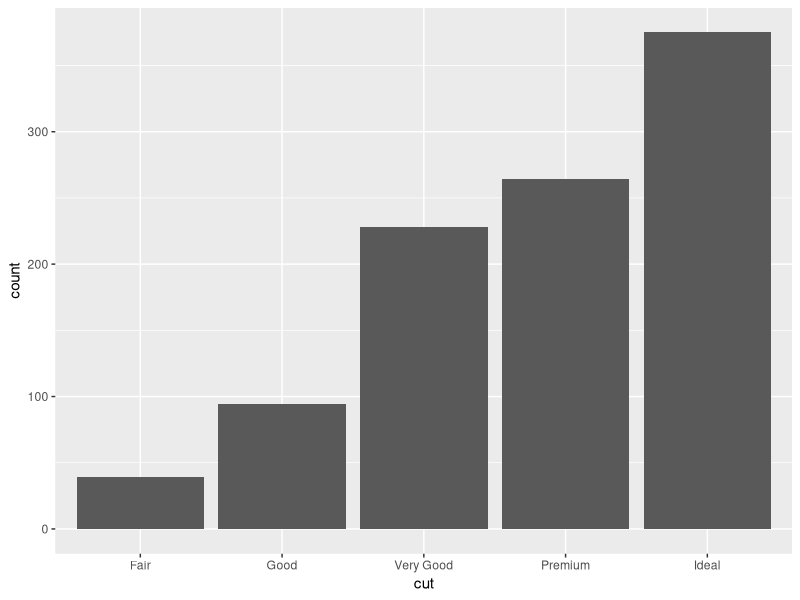
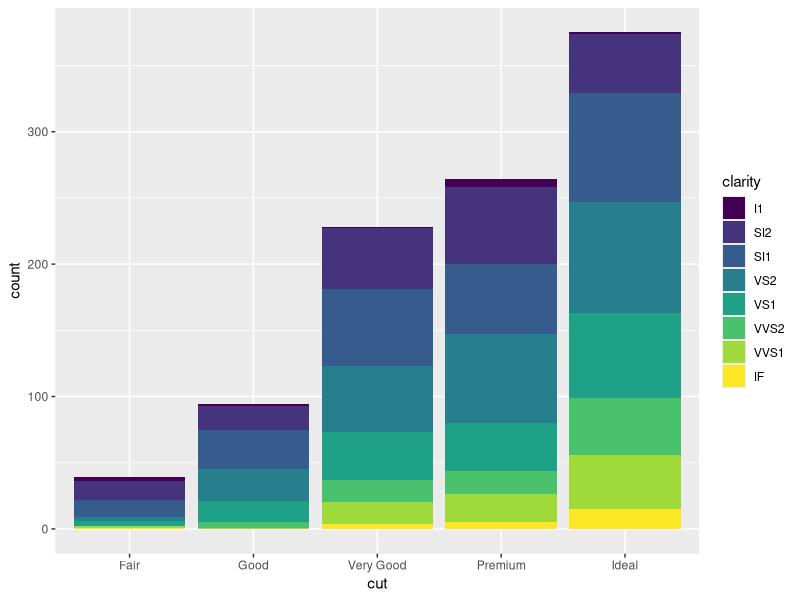
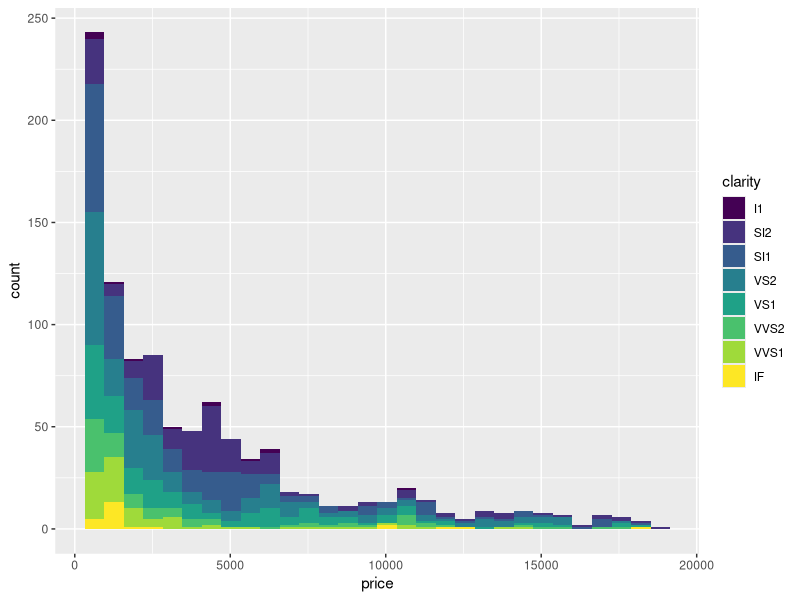
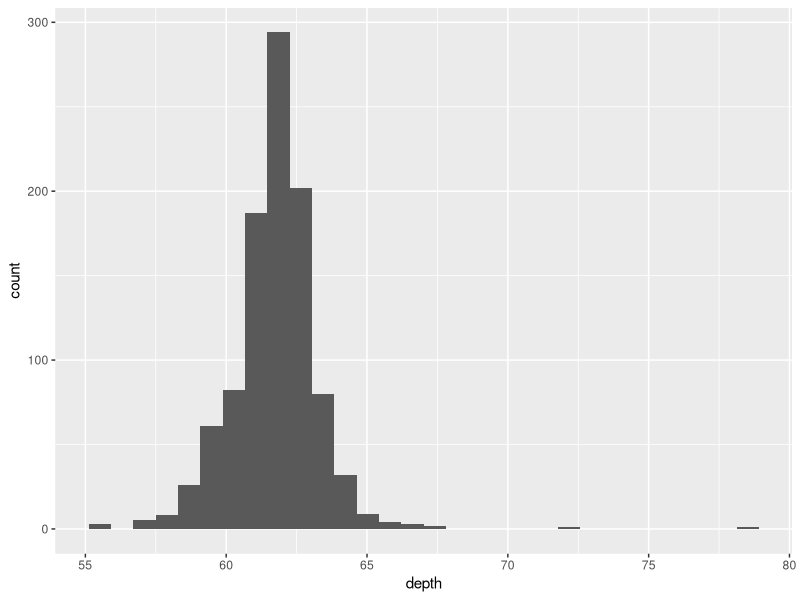
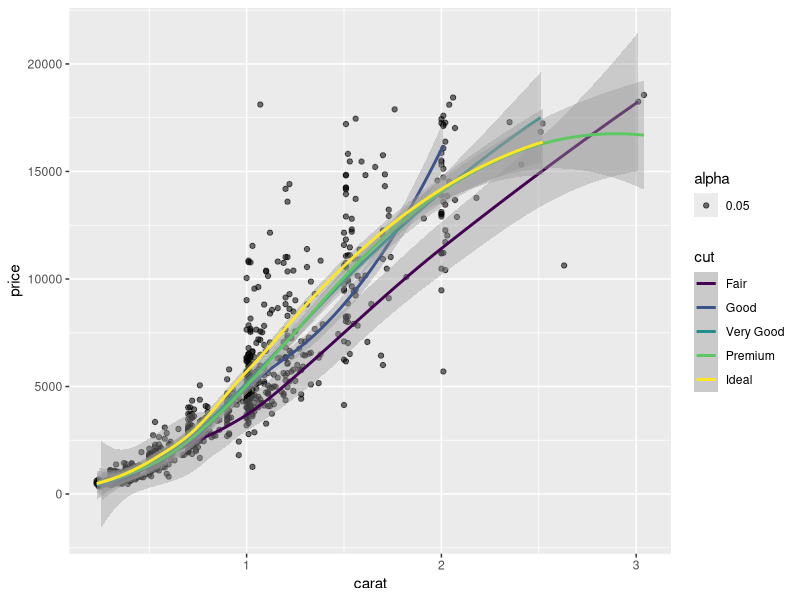

These charts were generated, in order, by the following R code:
# Exercise 1: ggplot2 basics

# Install and load `ggplot2`
# You will also want to load `dplyr`
#install.packages('ggplot2')
#install.packages('dplyr')

library(ggplot2)
library(dplyr)

# For this exercise you'll be working with the `diamonds` data set included in the ggplot2 library
# Use `?diamonds` to get more information about this data set (including the column descriptions
# Also check the _column names_ and the _number of rows_ in the data set
#View(diamonds)
#print(colnames(diamonds))
#print(rownames(diamonds))

# This data set has a lot of rows. To make things a bit more readable,
# use dplyr's `sample_n()` function to get a random 1000 rows from the data set
# Store this sample in a variable `diamonds.sample`
diamonds.sample <- sample_n(diamonds, 1000)
#View(diamonds.sample)

# Start by making a new `ggplot` with the `diamonds.sample` as the data (no geometry yet)
# What do you see?
#ggplot(data = diamonds.sample)

# Draw a scatter plot (with point geometry) with for the `diamonds.sample` set,
# with the `carat` mapped to the x-position and `price` mapped to the y-position.
#ggplot(data = diamonds.sample) +
   # geom_point(mapping = aes(x = carat, y = price))

# Draw the same plot as above, but color each of the points based on their clarity.
#ggplot(data = diamonds.sample) +
  #  geom_point(mapping = aes(x = carat, y = price, color = clarity))

# Draw the same plot as above, but for the entire `diamonds` data set. Note this may take
# a few seconds to generate.

#ggplot(data = diamonds) +
 #   geom_point(mapping = aes(x = carat, y = price, color = clarity))

# Draw another scatter plot for `diamonds.sample` of price (y) by carat (x),
# but with all of the dots colored "blue".
# Hint: you'll need to set the color channel, not map a value to it!
#ggplot(data = diamonds.sample) +
 #   geom_point(mapping = aes(x = carat, y = price), color = 'blue')


# Draw a scatter plot for `diamonds.sample` of `price` by `carat`, where each
# point has an aesthetic _shape_ based on the diamond's `cut`.
#ggplot(data = diamonds.sample) +
 #   geom_point(mapping = aes(x = carat, y = price, shape = cut))


# Draw a scatter plot for `diamonds.sample` of *`cut`* by `carat`, where each
# point has an aesthetic _size_ based on the diamond's *`price`*
#ggplot(data = diamonds.sample) +
   # geom_point(mapping = aes(x = carat, y = cut, size = price))

# Try coloring the above plot based on the diamond's price!
# point has an aesthetic _size_ based on the diamond's *`price`*
#ggplot(data = diamonds.sample) +
#    geom_point(mapping = aes(x = carat, y = cut, size = price, color = price))


# Draw a line plot (with line geometry) for `diamonds.sample`. The x-position should be mapped to
# carat, y-position to price, and color to carat.
#ggplot(data = diamonds.sample) +
 #   geom_line(mapping = aes(x = carat, y = price, color = carat))

# That's kind of messy. Try using `smooth` geometry instead.
#ggplot(data = diamonds.sample) +
  #  geom_smooth(mapping = aes(x = carat, y = price, color = carat))

# Draw a plot with bar geometry (a bar chart), mapping the diamond's `cut` to the x-axis
ggplot(data = diamonds.sample) +
    geom_bar(mapping = aes(x = cut))

# Add an aesthetic property that will _fill_ each bar geometry based on the `clarity` of the diamonds
# What kind of chart do you get?
ggplot(data = diamonds.sample) +
    geom_bar(mapping = aes(x = cut, fill = clarity))

# Draw a histogram of diamond prices.
# Try mapping each bar based on clarity as well!
ggplot(data = diamonds.sample) +
    geom_histogram(mapping = aes(x = price, fill = clarity)) 

# (For a more traditional "bell-curve", make a histogram of diamond `depths`)
ggplot(data = diamonds.sample) +
    geom_histogram(mapping = aes(x = depth)) 

# Draw a plot of the `diamonds.sample` data (price by carat), with both points for each
# diamond AND smoothed lines for each cut (hint: in a separate color)
# Making the points have some `alpha` transparency will make the plot look nicer
ggplot(data = diamonds.sample) +
    geom_point(mapping = aes(x = carat, y = price, alpha = 0.05)) + 
    geom_smooth(mapping = aes(x = carat, y = price, color = cut))

# multiple geoms (point & smooth)

## Bonus
# Draw a bar chart of average diamond prices by clarity, and include "error bars" marking
# the standard error of each measurement.
#
# You can calculate standard error as the _standard deviation_ divided by the square root
# of the number of measurements (prices)

# Start by creating a data frame `diamond.summary` that includes summarized data for each clarity group.
# Your summary data shuld include the mean price and the standard error of the price.


# Then draw the plot. The error bars should stretch from the mean-error to the mean+error.
